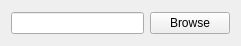
<?xml version="1.0" encoding="UTF-8"?>
<ui version="4.0">
 <class>FileLine</class>
 <widget class="QWidget" name="FileLine">
  <property name="geometry">
   <rect>
    <x>0</x>
    <y>0</y>
    <width>241</width>
    <height>46</height>
   </rect>
  </property>
  <property name="windowTitle">
   <string>Form</string>
  </property>
  <layout class="QHBoxLayout" name="horizontalLayout">
   <item>
    <widget class="QLineEdit" name="fileName"/>
   </item>
   <item>
    <widget class="QPushButton" name="browseButton">
     <property name="text">
      <string>Browse</string>
     </property>
    </widget>
   </item>
  </layout>
 </widget>
 <resources/>
 <connections/>
</ui>
